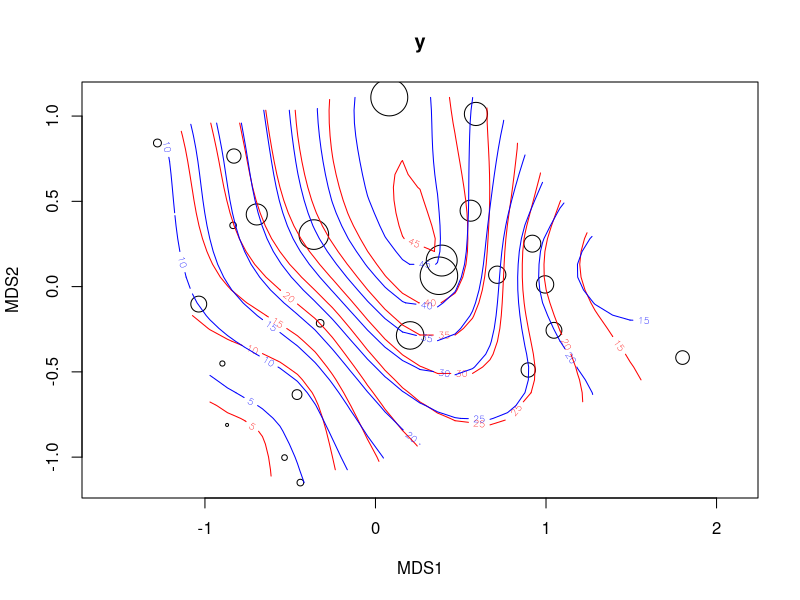
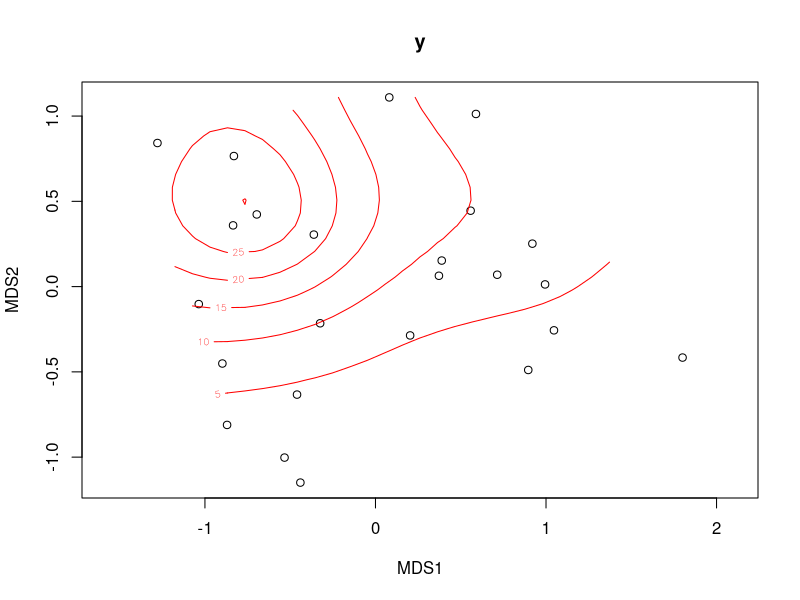
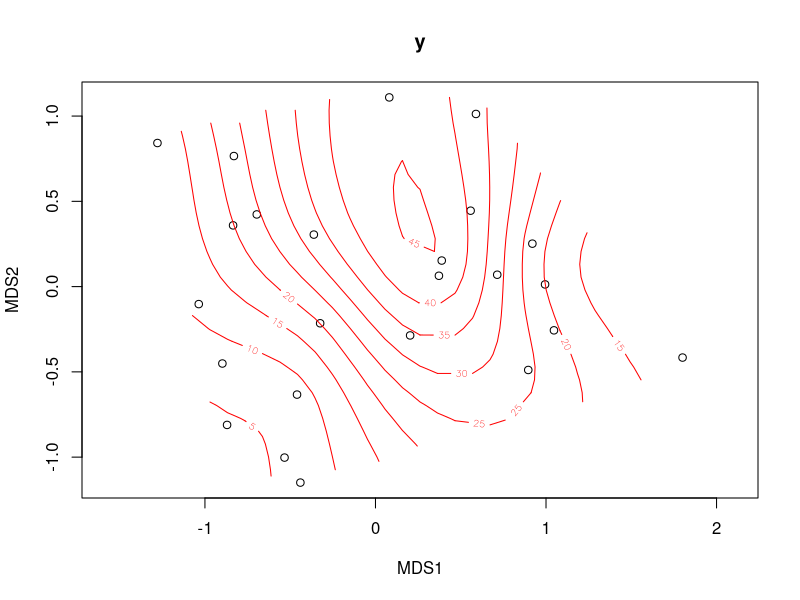
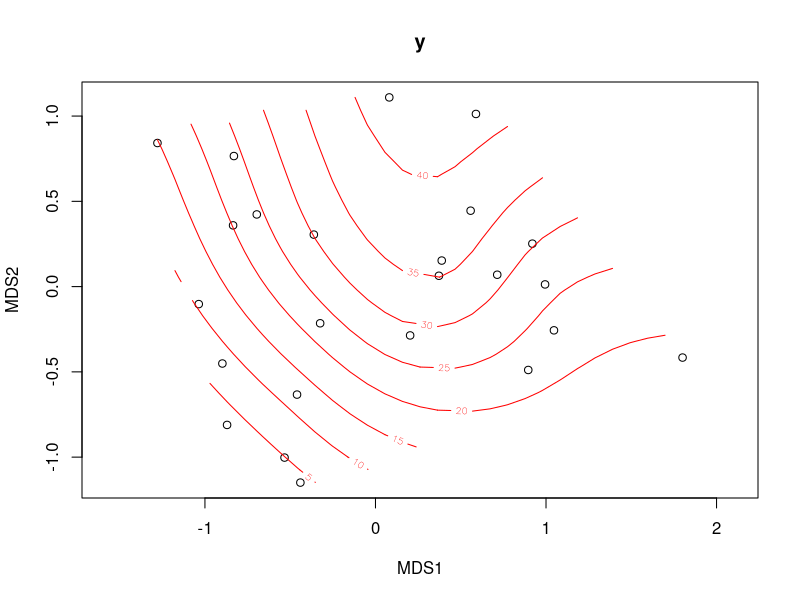
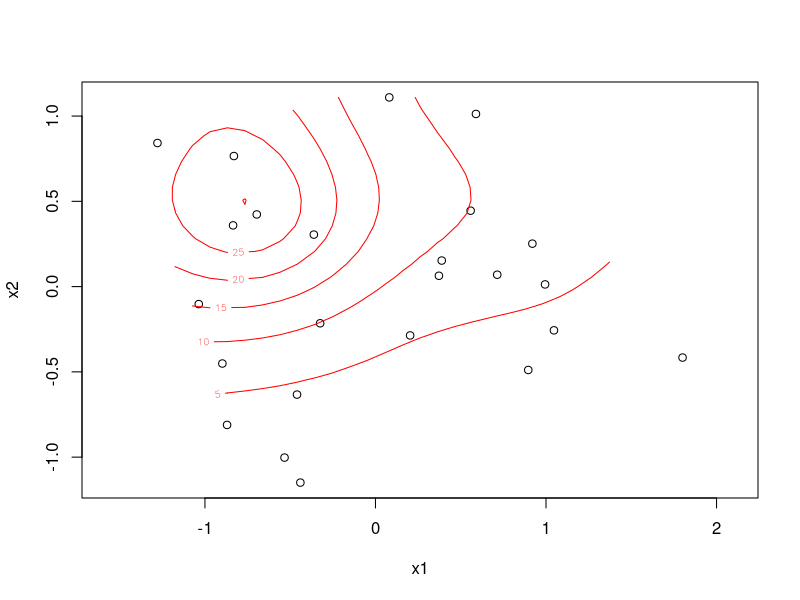
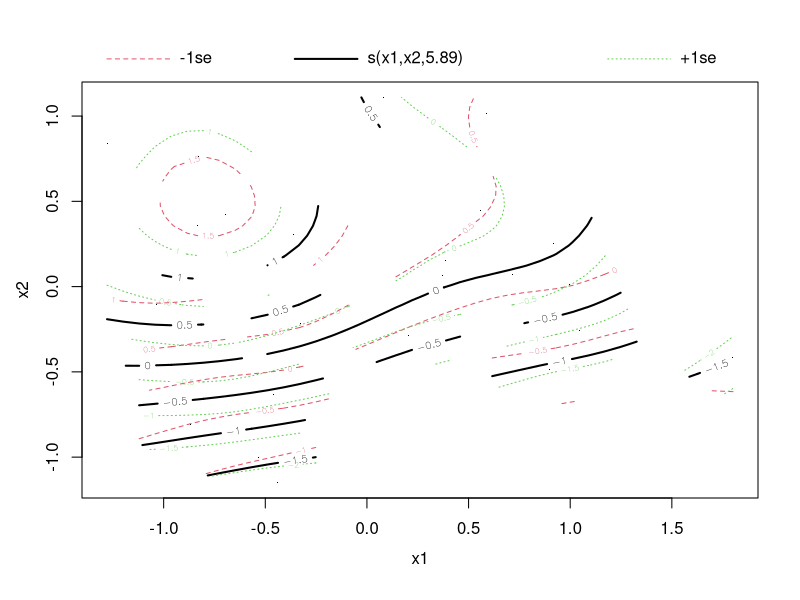
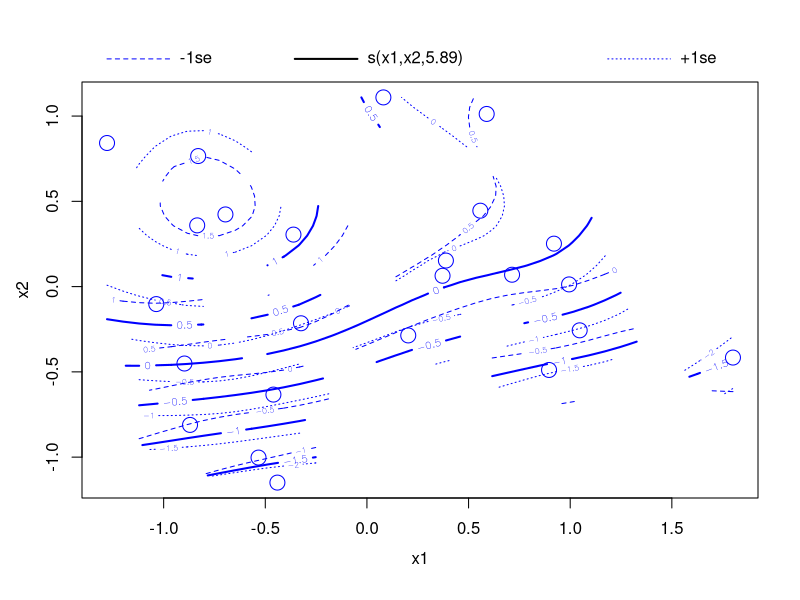
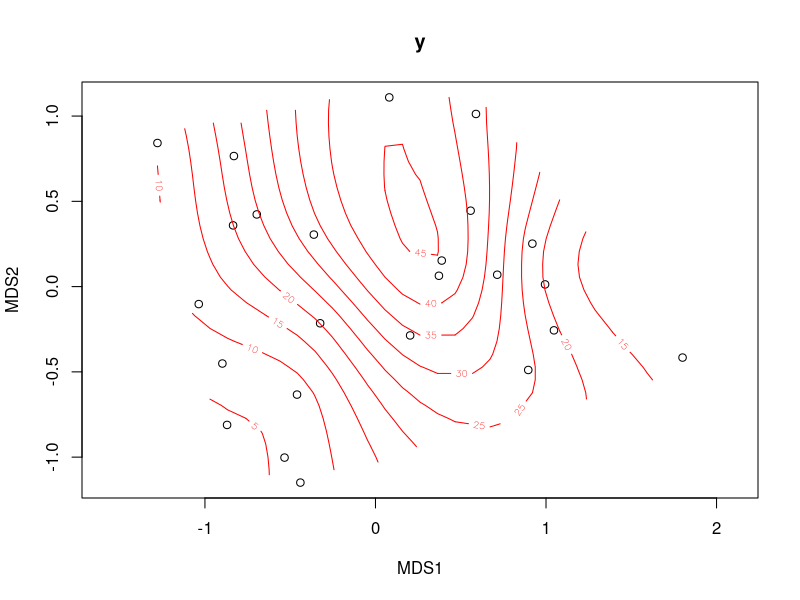

Write the R code that produced these figures, in order.
library(vegan)


### Name: ordisurf
### Title: Fit and Plot Smooth Surfaces of Variables on Ordination.
### Aliases: ordisurf ordisurf.default ordisurf.formula calibrate.ordisurf
###   plot.ordisurf
### Keywords: multivariate aplot

### ** Examples

data(varespec)
data(varechem)
vare.dist <- vegdist(varespec)
vare.mds <- monoMDS(vare.dist)
ordisurf(vare.mds ~ Baresoil, varechem, bubble = 5)

## as above but without the extra penalties on smooth terms,
## and using GCV smoothness selection (old behaviour of `ordisurf()`):
ordisurf(vare.mds ~ Baresoil, varechem, col = "blue", add = TRUE,
                        select = FALSE, method = "GCV.Cp")

## Cover of Cladina arbuscula
fit <- ordisurf(vare.mds ~ Cladarbu, varespec, family=quasipoisson)
## Get fitted values
calibrate(fit)

## Variable selection via additional shrinkage penalties
## This allows non-significant smooths to be selected out
## of the model not just to a linear surface. There are 2
## options available:
##  - option 1: `select = TRUE` --- the *default*
ordisurf(vare.mds ~ Baresoil, varechem, method = "REML", select = TRUE)
##  - option 2: use a basis with shrinkage
ordisurf(vare.mds ~ Baresoil, varechem, method = "REML", bs = "ts")
## or bs = "cs" with `isotropic = FALSE`

## Plot method
plot(fit, what = "contour")

## Plotting the "gam" object
plot(fit, what = "gam") ## 'col' and 'cex' not passed on
## or via plot.gam directly
library(mgcv)
plot.gam(fit, cex = 2, pch = 1, col = "blue")
## 'col' effects all objects drawn...

### controlling the basis functions used
## Use Duchon splines
ordisurf(vare.mds ~ Baresoil, varechem, bs = "ds")

## A fixed degrees of freedom smooth, must use 'select = FALSE'
ordisurf(vare.mds ~ Baresoil, varechem, knots = 4,
                        fx = TRUE, select = FALSE)

## An anisotropic smoother with cubic regression spline bases
ordisurf(vare.mds ~ Baresoil, varechem, isotropic = FALSE,
                        bs = "cr", knots = 4)

## An anisotropic smoother with cubic regression spline with
## shrinkage bases & different degrees of freedom in each dimension
ordisurf(vare.mds ~ Baresoil, varechem, isotropic = FALSE,
                        bs = "cs", knots = c(3,4), fx = TRUE,
                        select = FALSE)
